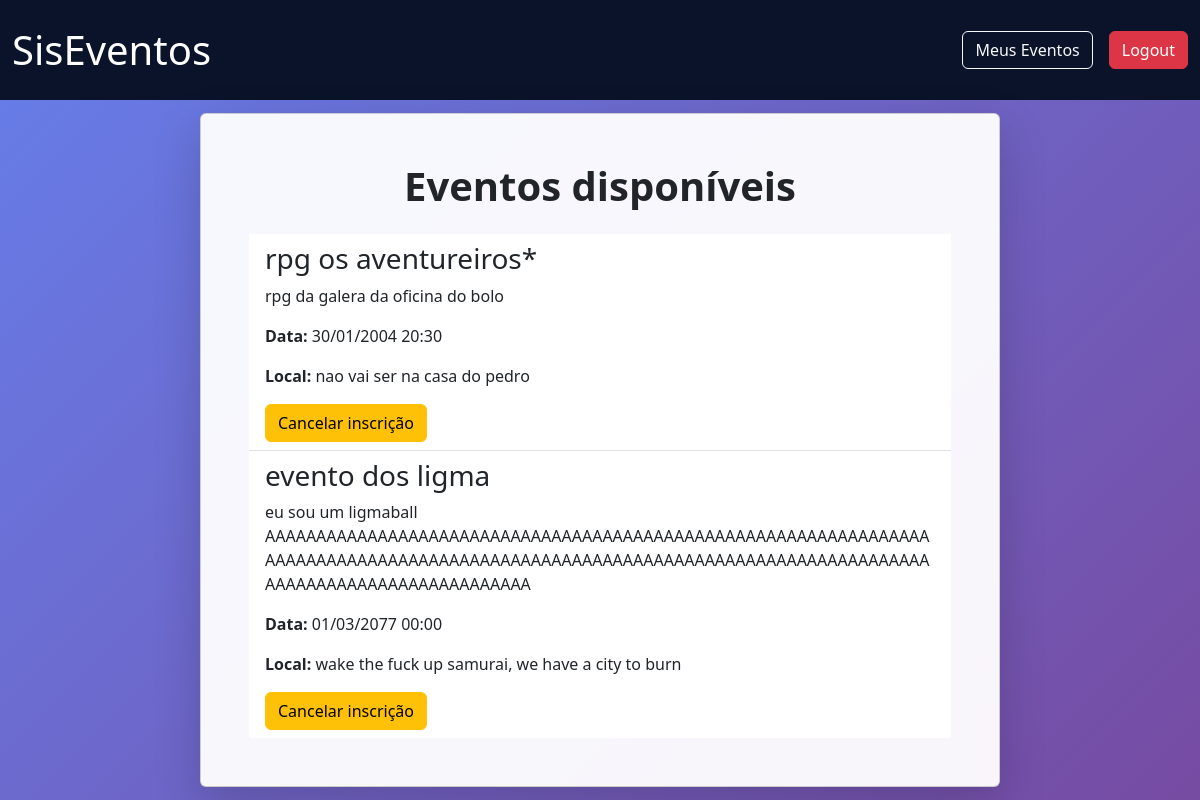
Screenshot of / (signed in) with the database file from the repository.
### app_siseventos/models.py (models this page shows, shortened)
class Evento(models.Model):
    titulo = models.CharField(max_length=200)
    descricao = models.TextField()
    data = models.DateTimeField()
    local = models.CharField(max_length=200)
    organizador = models.ForeignKey(User, on_delete=models.CASCADE)
    ativo = models.BooleanField(default=True)

### app_siseventos/views.py (the view)
# urls.py: path('', views.home, name='home'),
def home(request):
    if not request.user.is_authenticated:
        return render(request, 'home_publica.html')
    eventos = Evento.objects.all()
    eventos_inscritos = Inscricao.objects.filter(
        usuario=request.user
    ).values_list('evento_id', flat=True)
    context = {
        'eventos': eventos,
        'eventos_inscritos': eventos_inscritos,
    }
    return render(request, 'home.html', context)

### app_siseventos/templates/home.html (shortened to what this page needs)
<!doctype html>
<html lang="pt-br">
  <head>
    <link
      rel="stylesheet"
      href="https://cdn.jsdelivr.net/npm/bootstrap@5.3.8/dist/css/bootstrap.min.css"
    />
  </head>
  <body
    style="
      background: linear-gradient(135deg, #667eea 0%, #764ba2 100%);
      min-height: 100vh;
    "
  >
    <nav class="navbar navbar-dark" style="background-color: #0b132b; height: 100px">
      <div class="container-fluid d-flex justify-content-between align-items-center">
        <a href="{% url 'app_siseventos:home' %}"
           class="navbar-brand fs-1 text-decoration-none">
          SisEventos
        </a>
        <div class="d-flex gap-3">
          {% if user.is_authenticated %}
            <a href="{% url 'app_siseventos:meus_eventos' %}"
               class="btn btn-outline-light">
              Meus Eventos
            </a>
            <a href="{% url 'app_siseventos:logout' %}"
               class="btn btn-danger">
              Logout
            </a>
          {% else %}
            <a href="{% url 'app_siseventos:login' %}"
               class="btn btn-outline-light">
              Login
            </a>
          {% endif %}
        </div>
      </div>
    </nav>
    <div class="container d-flex justify-content-center align-items-center"
         style="min-height: calc(100vh - 100px)">
      <div class="card shadow-lg"
           style="width: 100%; max-width: 800px; background: rgba(255,255,255,0.95)">
        <div class="card-body p-5">
          <h1 class="text-center mb-4 fw-bold">
            Eventos disponíveis
          </h1>
          <ul class="list-group list-group-flush">
            {% for evento in eventos %}
              <li class="list-group-item">
                <h3>{{ evento.titulo }}</h3>
                <p>{{ evento.descricao }}</p>
                <p><strong>Data:</strong> {{ evento.data|date:"d/m/Y H:i" }}</p>
                <p><strong>Local:</strong> {{ evento.local }}</p>
                {% if user.is_authenticated %}
                  {% if evento.id in eventos_inscritos %}
                    <a href="{% url 'app_siseventos:cancelar_inscricao' evento.id %}"
                       class="btn btn-warning">
                      Cancelar inscrição
                    </a>
                  {% else %}
                    <a href="{% url 'app_siseventos:inscrever_evento' evento.id %}"
                       class="btn btn-success">
                      Inscrever-se
                    </a>
                  {% endif %}
                {% else %}
                  <p>Faça login para se inscrever</p>
                {% endif %}
              </li>
            {% empty %}
              <li class="list-group-item">
                Nenhum evento cadastrado.
              </li>
            {% endfor %}
          </ul>
        </div>
      </div>
    </div>
  </body>
</html>

### rows the page displays
Evento: titulo "rpg os aventureiros*", descricao "rpg da galera da oficina do bolo", data "30/01/2004 20:30", local "nao vai ser na casa do pedro", shows "Cancelar inscrição"
Evento: titulo "evento dos ligma", descricao "eu sou um ligmaball AAAAAAAAAAAAAAAAAAAAAAAAAAAAAAAAAAAAAAAAAAAAAAAAAAAAAAAAAAAAAAAAAAAAAAAAAAAAAAAAAAAAAAAAAAAAAAAAAAAAAAAAAAAAAAAAAAAAAAAAAAAAAAAAAAAAAAAAAAAAAAAAAAAAAAAAAAAA", data "01/03/2077 00:00", local "wake the fuck up samurai, we have a city to burn", shows "Cancelar inscrição"
